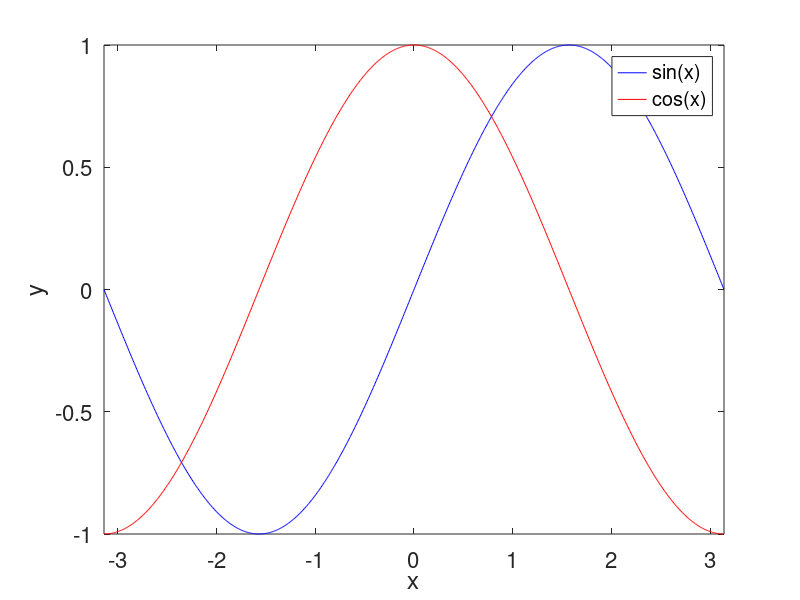

This figure's MATLAB source: (Note: this script raises an error after producing the figure.)
%% EMEC 303 
%HW1 
%Hannah King

%% Problem 2a
%Create an array
A = zeros(1,20);
A(2) = 1;

%Define Variables
x = 3;

%Loop Over Array
while x<21
    A(x) = A(x-1)+ A(x-2);
    sum = A(x);
    x=x+1;
end

disp('Fibonacci Sequence: ')
disp(sum)

%% Problem 2b
%Plot
figure(1); clf(1)
fplot(@(x) sin(x), [-pi pi], 'b', 1000)
xlabel('x')
ylabel('y')
set(gca, 'Fontsize', 16)
hold on
fplot(@(x) cos(x), [-pi pi], 'r', 1000)
legend('sin(x)', 'cos(x)')

%% Problem 2c
figure(2); clf(2);
imshow('discord.jpg')
title('Roll For It')
xlabel('Life is a game and the dice are weighted against me')